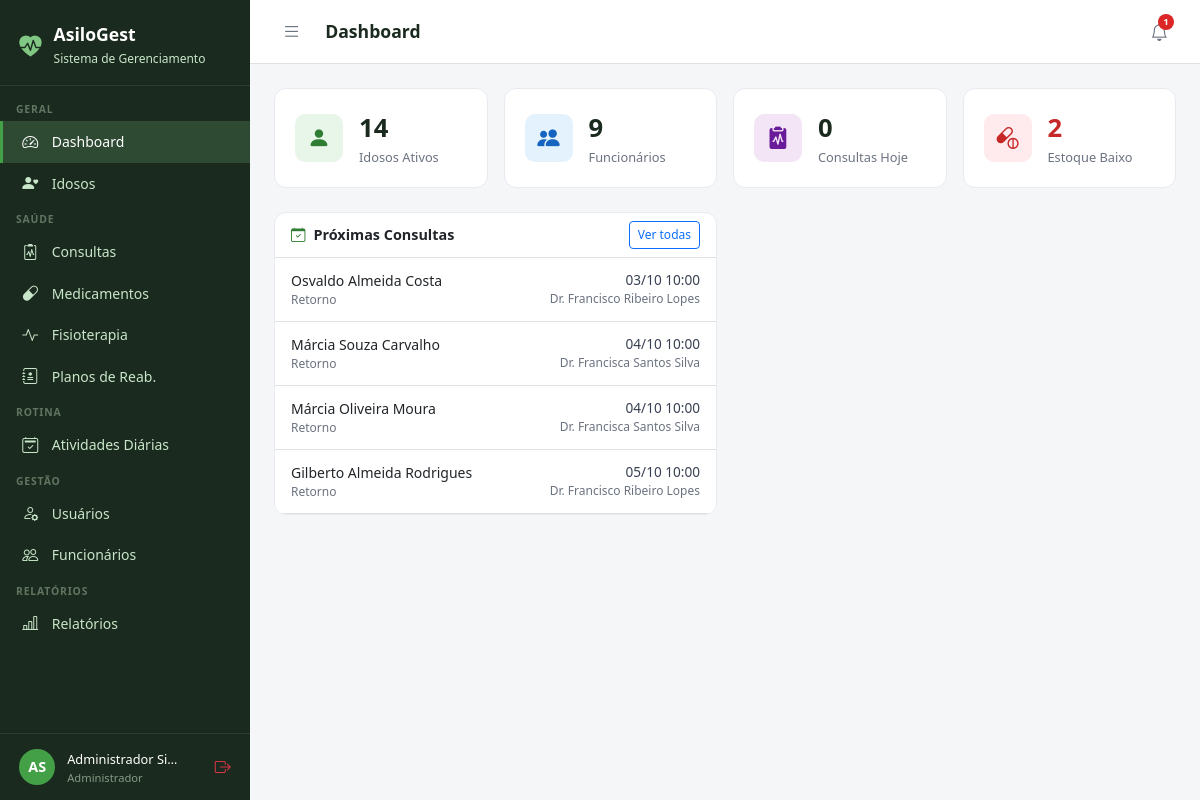
Screenshot of /dashboard/ (signed in) with the database file from the repository.
### core/models.py (models this page shows, shortened)
class Usuario(AbstractUser):
    PERFIL_CHOICES = [
        ('administrador', 'Administrador'),
        ('medico', 'Médico'),
        ('fisioterapeuta', 'Fisioterapeuta'),
        ('enfermeiro', 'Enfermeiro(a)'),
        ('recepcionista', 'Recepcionista'),
        ('familiar', 'Familiar do Idoso'),
    ]
    perfil = models.CharField(
        max_length=20, choices=PERFIL_CHOICES,
        default='recepcionista', verbose_name='Perfil de Acesso'
    )
    telefone = models.CharField(max_length=15, blank=True, verbose_name='Telefone')
    cpf = models.CharField(max_length=14, unique=True, null=True, blank=True, verbose_name='CPF')
    foto = models.ImageField(upload_to='usuarios/', blank=True, null=True, verbose_name='Foto')
    data_nascimento = models.DateField(null=True, blank=True, verbose_name='Data de Nascimento')
    especialidade = models.CharField(
        max_length=100, blank=True, verbose_name='Especialidade',
        help_text='Preencha para Médico ou Fisioterapeuta'
    )
    data_admissao = models.DateField(null=True, blank=True, verbose_name='Data de Admissão')
    primeiro_acesso = models.BooleanField(
        default=True, verbose_name='Primeiro Acesso',
        help_text='Usuário deve definir senha no primeiro login'
    )
    ativo = models.BooleanField(default=True, verbose_name='Ativo')
    criado_em = models.DateTimeField(auto_now_add=True)
    class Meta:
        verbose_name = 'Usuário'
        verbose_name_plural = 'Usuários'
        ordering = ['first_name', 'last_name']
    @property
    def is_administrador(self):
        return self.perfil == 'administrador' or self.is_superuser
    @property
    def is_fisioterapeuta(self):
        return self.perfil == 'fisioterapeuta'
    @property
    def is_familiar(self):
        return self.perfil == 'familiar'
    @property
    def pode_ver_saude(self):
        return (self.is_administrador or self.is_medico
                or self.is_fisioterapeuta or self.is_enfermeiro)
    @property
    def pode_cadastrar_usuarios(self):
        return self.is_administrador or self.is_recepcionista
    @property
    def pode_cadastrar_idosos(self):
        return self.is_administrador or self.is_recepcionista
    @property
    def pode_administrar(self):
        return self.is_administrador

### consultas/models.py (models this page shows, shortened)
class Consulta(models.Model):
    TIPO_CHOICES = [
        ('rotina', 'Consulta de Rotina'),
        ('urgencia', 'Urgência'),
        ('retorno', 'Retorno'),
        ('especialidade', 'Especialidade'),
        ('preventiva', 'Preventiva'),
    ]
    STATUS_CHOICES = [
        ('agendada', 'Agendada'),
        ('realizada', 'Realizada'),
        ('cancelada', 'Cancelada'),
        ('falta', 'Falta'),
    ]
    idoso = models.ForeignKey(Idoso, on_delete=models.CASCADE, related_name='consultas')
    medico = models.ForeignKey(Usuario, on_delete=models.SET_NULL, null=True, related_name='consultas_medico', limit_choices_to={'perfil': 'medico'})
    data_hora = models.DateTimeField(verbose_name='Data e Hora')
    tipo = models.CharField(max_length=15, choices=TIPO_CHOICES, default='rotina')
    status = models.CharField(max_length=10, choices=STATUS_CHOICES, default='agendada')
    queixa_principal = models.TextField(blank=True, verbose_name='Queixa Principal')
    anamnese = models.TextField(blank=True, verbose_name='Anamnese')
    exame_fisico = models.TextField(blank=True, verbose_name='Exame Físico')
    diagnostico = models.TextField(blank=True, verbose_name='Diagnóstico')
    prescricao = models.TextField(blank=True, verbose_name='Prescrição / Conduta')
    retorno_em = models.DateField(null=True, blank=True, verbose_name='Retorno Previsto')
    observacoes = models.TextField(blank=True)
    criado_em = models.DateTimeField(auto_now_add=True)
    atualizado_em = models.DateTimeField(auto_now=True)
    class Meta:
        verbose_name = 'Consulta'
        verbose_name_plural = 'Consultas'
        ordering = ['-data_hora']

### idosos/models.py (models this page shows, shortened)
class Idoso(models.Model):
    SEXO_CHOICES = [('M', 'Masculino'), ('F', 'Feminino')]
    TIPO_SANGUINEO = [('A+','A+'),('A-','A-'),('B+','B+'),('B-','B-'),('AB+','AB+'),('AB-','AB-'),('O+','O+'),('O-','O-')]
    STATUS_CHOICES = [('ativo','Ativo'),('inativo','Inativo'),('internado','Internado'),('falecido','Falecido')]
    nome = models.CharField(max_length=150, verbose_name='Nome Completo')
    data_nascimento = models.DateField(verbose_name='Data de Nascimento')
    sexo = models.CharField(max_length=1, choices=SEXO_CHOICES)
    cpf = models.CharField(max_length=14, unique=True, null=True, blank=True)
    rg = models.CharField(max_length=20, blank=True)
    tipo_sanguineo = models.CharField(max_length=3, choices=TIPO_SANGUINEO, blank=True)
    foto = models.ImageField(upload_to='idosos/', blank=True, null=True)
    status = models.CharField(max_length=10, choices=STATUS_CHOICES, default='ativo')
    endereco = models.CharField(max_length=200, blank=True)
    cidade = models.CharField(max_length=100, blank=True)
    estado = models.CharField(max_length=2, blank=True)
    cep = models.CharField(max_length=9, blank=True)
    alergias = models.TextField(blank=True, verbose_name='Alergias')
    condicoes_medicas = models.TextField(blank=True, verbose_name='Condições Médicas')
    observacoes = models.TextField(blank=True, verbose_name='Observações Gerais')
    data_entrada = models.DateField(verbose_name='Data de Entrada')
    numero_quarto = models.CharField(max_length=10, blank=True, verbose_name='Quarto')
    criado_em = models.DateTimeField(auto_now_add=True)
    atualizado_em = models.DateTimeField(auto_now=True)
    class Meta:
        verbose_name = 'Idoso'
        verbose_name_plural = 'Idosos'
        ordering = ['nome']

### core/views.py (the view, shortened to what this page needs)
# urls.py: path('', lambda request: redirect('dashboard'), name='home'),
@login_required
def dashboard(request):
    if request.user.primeiro_acesso:
        return redirect('definir_senha')
    from idosos.models import Idoso
    from medicamentos.models import Medicamento
    from consultas.models import Consulta
    from fisioterapia.models import SessaoFisioterapia
    from atividades.models import RotinaDiaria
    hoje = date.today()
    ctx = {'hoje': hoje}
    if request.user.pode_cadastrar_idosos:
        ctx['total_idosos'] = Idoso.objects.filter(status='ativo').count()
        ctx['total_funcionarios'] = Usuario.objects.filter(ativo=True).exclude(perfil='familiar').count()
    if request.user.pode_ver_saude:
        ctx['consultas_hoje'] = Consulta.objects.filter(
            data_hora__date=hoje, status='agendada').count()
        ctx['sessoes_fisio_hoje'] = SessaoFisioterapia.objects.filter(
            data_hora__date=hoje, status='agendada',
            autorizada=True).count()
        from django.db.models import F
        ctx['medicamentos_estoque_baixo'] = Medicamento.objects.filter(
            estoque_atual__lte=F('estoque_minimo'), ativo=True).count()
        ctx['consultas_proximas'] = Consulta.objects.filter(
            data_hora__date__range=[hoje, hoje + timedelta(days=7)],
            status='agendada'
        ).select_related('idoso', 'medico').order_by('data_hora')[:5]
        ctx['sessoes_pendentes_autorizacao'] = SessaoFisioterapia.objects.filter(
            autorizada=False, status='agendada').count()
    return render(request, 'dashboard/dashboard.html', ctx)

### templates/dashboard/dashboard.html (shortened to what this page needs)
{% extends 'base.html' %}
{% block page_title %}Dashboard{% endblock %}
{% block content %}
<div class="row g-3 mb-4">
  {% if total_idosos is not None %}
  <div class="col-6 col-md-3">
    <div class="stat-card">
      <div class="d-flex align-items-center gap-3">
        <div class="stat-icon" style="background:#E8F5E9;color:#2E7D32;"><i class="bi bi-person-fill"></i></div>
        <div>
          <div style="font-size:1.6rem;font-weight:700;color:#1B2A1E;">{{ total_idosos }}</div>
          <div style="font-size:.8rem;color:#6B7280;">Idosos Ativos</div>
        </div>
      </div>
    </div>
  </div>
  {% endif %}
  {% if total_funcionarios is not None %}
  <div class="col-6 col-md-3">
    <div class="stat-card">
      <div class="d-flex align-items-center gap-3">
        <div class="stat-icon" style="background:#E3F2FD;color:#1565C0;"><i class="bi bi-people-fill"></i></div>
        <div>
          <div style="font-size:1.6rem;font-weight:700;color:#1B2A1E;">{{ total_funcionarios }}</div>
          <div style="font-size:.8rem;color:#6B7280;">Funcionários</div>
        </div>
      </div>
    </div>
  </div>
  {% endif %}
  {% if consultas_hoje is not None %}
  <div class="col-6 col-md-3">
    <div class="stat-card">
      <div class="d-flex align-items-center gap-3">
        <div class="stat-icon" style="background:#F3E5F5;color:#6A1B9A;"><i class="bi bi-clipboard2-pulse-fill"></i></div>
        <div>
          <div style="font-size:1.6rem;font-weight:700;color:#1B2A1E;">{{ consultas_hoje }}</div>
          <div style="font-size:.8rem;color:#6B7280;">Consultas Hoje</div>
        </div>
      </div>
    </div>
  </div>
  {% endif %}
  {% if medicamentos_estoque_baixo is not None %}
  <div class="col-6 col-md-3">
    <div class="stat-card">
      <div class="d-flex align-items-center gap-3">
        <div class="stat-icon" style="background:#FFEBEE;color:#C62828;"><i class="bi bi-capsule-pill"></i></div>
        <div>
          <div style="font-size:1.6rem;font-weight:700;color:#C62828;">{{ medicamentos_estoque_baixo }}</div>
          <div style="font-size:.8rem;color:#6B7280;">Estoque Baixo</div>
        </div>
      </div>
    </div>
  </div>
  {% endif %}
</div>
<div class="row g-3">
  {% if consultas_proximas %}
  <div class="col-12 col-lg-6">
    <div class="table-card">
      <div class="d-flex align-items-center justify-content-between px-3 py-2 border-bottom">
        <span style="font-weight:600;font-size:.9rem;"><i class="bi bi-calendar-check me-2" style="color:#2E7D32;"></i>Próximas Consultas</span>
        <a href="{% url 'consultas:lista' %}" class="btn btn-sm btn-outline-primary" style="font-size:.75rem;">Ver todas</a>
      </div>
      <table class="table table-hover">
        <tbody>
          {% for c in consultas_proximas %}
          <tr>
            <td>
              <div style="font-weight:500;font-size:.875rem;">{{ c.idoso.nome }}</div>
              <div style="font-size:.75rem;color:#6B7280;">{{ c.get_tipo_display }}</div>
            </td>
            <td class="text-end">
              <div style="font-size:.85rem;color:#374151;">{{ c.data_hora|date:"d/m H:i" }}</div>
              <div style="font-size:.75rem;color:#6B7280;">Dr. {{ c.medico.get_full_name|default:"–" }}</div>
            </td>
          </tr>
          {% endfor %}
        </tbody>
      </table>
    </div>
  </div>
  {% endif %}
</div>
{% endblock %}

### templates/base.html (shortened to what this page needs)
<!DOCTYPE html>
<html lang="pt-br">
<head>
  <link href="https://cdn.jsdelivr.net/npm/bootstrap@5.3.0/dist/css/bootstrap.min.css" rel="stylesheet">
  <link href="https://cdn.jsdelivr.net/npm/bootstrap-icons@1.11.0/font/bootstrap-icons.css" rel="stylesheet">
</head>
<body>
{% if user.is_authenticated %}
<div id="sidebar">
  <div class="sidebar-brand">
    <i class="bi bi-heart-pulse-fill" style="color:#81C784;font-size:1.4rem;"></i>
    <div>
      <h5 style="margin:0;">AsiloGest</h5>
      <small>Sistema de Gerenciamento</small>
    </div>
  </div>
  <nav class="sidebar-nav">
    <div class="nav-section">Geral</div>
    <a href="{% url 'dashboard' %}" class="sidebar-link {% if request.resolver_match.url_name == 'dashboard' %}active{% endif %}">
      <i class="bi bi-speedometer2"></i> Dashboard
    </a>
    <a href="{% url 'idosos:lista' %}" class="sidebar-link">
      <i class="bi bi-person-heart"></i>
      {% if user.is_familiar %}Meus Familiares{% else %}Idosos{% endif %}
    </a>
    {% if user.pode_ver_saude or user.is_familiar %}
    <div class="nav-section">Saúde</div>
    <a href="{% url 'consultas:lista' %}" class="sidebar-link">
      <i class="bi bi-clipboard2-pulse"></i> Consultas
    </a>
    <a href="{% url 'medicamentos:lista' %}" class="sidebar-link">
      <i class="bi bi-capsule"></i> Medicamentos
    </a>
    <a href="{% url 'fisioterapia:lista' %}" class="sidebar-link">
      <i class="bi bi-activity"></i> Fisioterapia
    </a>
    {% if user.pode_ver_saude and not user.is_familiar %}
    <a href="{% url 'fisioterapia:planos_lista' %}" class="sidebar-link">
      <i class="bi bi-journal-medical"></i> Planos de Reab.
    </a>
    {% endif %}
    {% endif %}
    <div class="nav-section">Rotina</div>
    <a href="{% url 'atividades:lista' %}" class="sidebar-link">
      <i class="bi bi-calendar2-check"></i> Atividades Diárias
    </a>
    {% if user.pode_cadastrar_usuarios %}
    <div class="nav-section">Gestão</div>
    <a href="{% url 'usuarios_lista' %}" class="sidebar-link">
      <i class="bi bi-person-gear"></i> Usuários
    </a>
    {% endif %}
    {% if user.pode_administrar %}
    <a href="{% url 'funcionarios:lista' %}" class="sidebar-link">
      <i class="bi bi-people"></i> Funcionários
    </a>
    {% endif %}
    {% if user.pode_ver_saude or user.pode_administrar %}
    <div class="nav-section">Relatórios</div>
    <a href="{% url 'relatorios:lista' %}" class="sidebar-link">
      <i class="bi bi-bar-chart-line"></i> Relatórios
    </a>
    {% endif %}
  </nav>
  <div class="sidebar-user">
    <div class="avatar">{{ user.first_name|first|upper }}{{ user.last_name|first|upper }}</div>
    <div class="info" style="min-width:0;flex:1;">
      <span>{{ user.get_full_name|truncatechars:18 }}</span>
      <small>{{ user.get_perfil_display }}</small>
    </div>
    <a href="{% url 'logout' %}" class="text-danger" title="Sair" style="flex-shrink:0;">
      <i class="bi bi-box-arrow-right"></i>
    </a>
  </div>
</div>
<div id="main">
  <div class="topbar">
    <div class="topbar-left">
      <button class="btn-toggle-sidebar" onclick="toggleSidebar()" title="Menu">
        <i class="bi bi-list"></i>
      </button>
      <h4>{% block page_title %}{% endblock %}</h4>
    </div>
    <div class="d-flex align-items-center gap-2">
      <div style="position:relative;">
        <button class="notif-btn" id="notifBtn" onclick="toggleNotif()" title="Notificações">
          <i class="bi bi-bell"></i>
          {% if notif_count %}
          <span class="notif-badge">{{ notif_count }}</span>
          {% endif %}
        </button>
      </div>
    </div>
  </div>
  <div class="content">
    {% block content %}{% endblock %}
  </div>
</div>
{% else %}
{% block full_content %}{% endblock %}
{% endif %}
</body>
</html>

### rows the page displays
Usuario: first_name|first "A", last_name|first "S", get_full_name "Administrador Si…", perfil "Administrador"
Consulta: idoso.nome "Osvaldo Almeida Costa", tipo "Retorno", data_hora "03/10 10:00", medico.get_full_name "Francisco Ribeiro Lopes"
Consulta: idoso.nome "Márcia Souza Carvalho", tipo "Retorno", data_hora "04/10 10:00", medico.get_full_name "Francisca Santos Silva"
Consulta: idoso.nome "Márcia Oliveira Moura", tipo "Retorno", data_hora "04/10 10:00", medico.get_full_name "Francisca Santos Silva"
Consulta: idoso.nome "Gilberto Almeida Rodrigues", tipo "Retorno", data_hora "05/10 10:00", medico.get_full_name "Francisco Ribeiro Lopes"

### other values shown
{{ notif_count }} "1"
{{ total_idosos }} "14"
{{ total_funcionarios }} "9"
{{ consultas_hoje }} "0"
{{ medicamentos_estoque_baixo }} "2"
